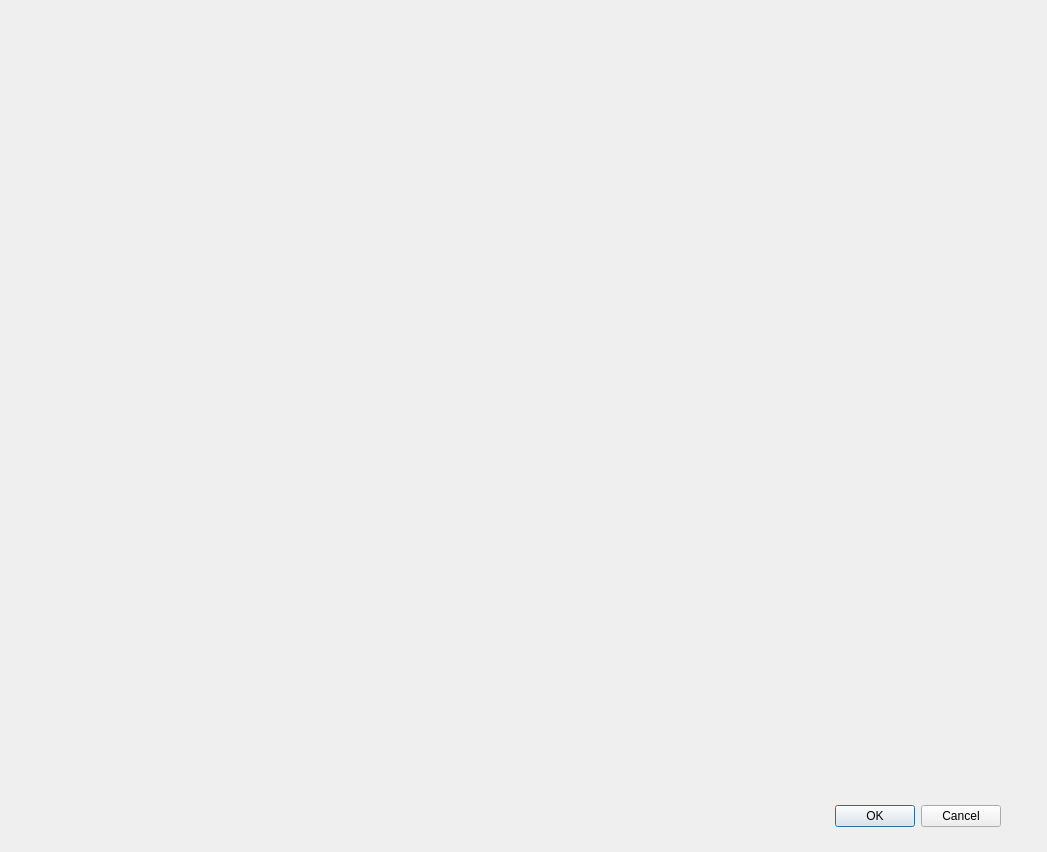
<?xml version="1.0" encoding="UTF-8"?>
<ui version="4.0">
 <class>Dialog</class>
 <widget class="QDialog" name="Dialog">
  <property name="geometry">
   <rect>
    <x>0</x>
    <y>0</y>
    <width>1047</width>
    <height>852</height>
   </rect>
  </property>
  <property name="windowTitle">
   <string>Dialog</string>
  </property>
  <widget class="QDialogButtonBox" name="buttonBox">
   <property name="geometry">
    <rect>
     <x>660</x>
     <y>800</y>
     <width>341</width>
     <height>32</height>
    </rect>
   </property>
   <property name="orientation">
    <enum>Qt::Horizontal</enum>
   </property>
   <property name="standardButtons">
    <set>QDialogButtonBox::Cancel|QDialogButtonBox::Ok</set>
   </property>
  </widget>
 </widget>
 <resources/>
 <connections>
  <connection>
   <sender>buttonBox</sender>
   <signal>accepted()</signal>
   <receiver>Dialog</receiver>
   <slot>accept()</slot>
   <hints>
    <hint type="sourcelabel">
     <x>248</x>
     <y>254</y>
    </hint>
    <hint type="destinationlabel">
     <x>157</x>
     <y>274</y>
    </hint>
   </hints>
  </connection>
  <connection>
   <sender>buttonBox</sender>
   <signal>rejected()</signal>
   <receiver>Dialog</receiver>
   <slot>reject()</slot>
   <hints>
    <hint type="sourcelabel">
     <x>316</x>
     <y>260</y>
    </hint>
    <hint type="destinationlabel">
     <x>286</x>
     <y>274</y>
    </hint>
   </hints>
  </connection>
 </connections>
</ui>
